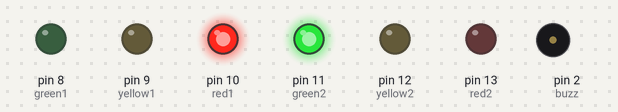
The sketch below on a simulated Arduino Uno, built with avr-gcc and run on an emulated ATmega328P. On the bench: output pins drawn as LEDs (lit = HIGH), buzzer (waves = sounding, pin HIGH).

Above: at 3.5 s.
At 9.5 s:
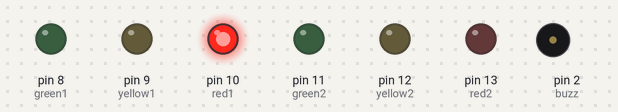
At 14.5 s:
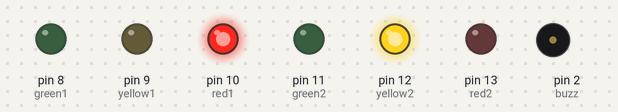
At 21.0 s:
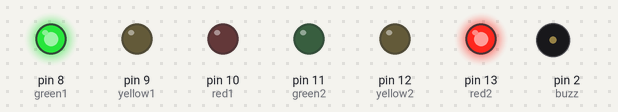
At 26.5 s:
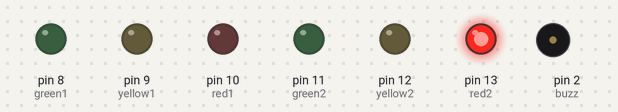
At 33.5 s:
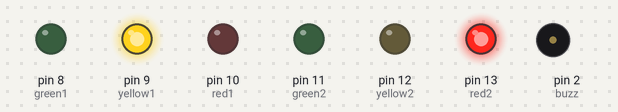
Timing chart, 0 to 45.5 s (numbered marks = the images above):
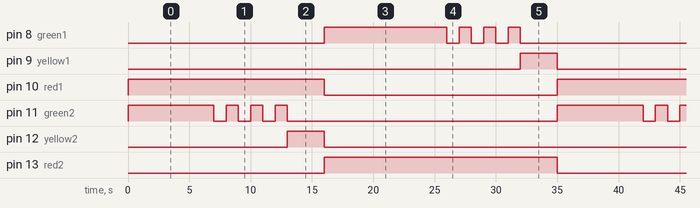

Measured:
- by itself, pin 8 (green1): repeats every 35.0 s: 3 × (LOW 1.0 s, HIGH 1.0 s), LOW 19.0 s, HIGH 10.0 s
- by itself, pin 9 (yellow1), pin 12 (yellow2): alternates HIGH for 3.0 s and LOW for 32.0 s
- by itself, pin 10 (red1): alternates HIGH for 16.0 s and LOW for 19.0 s
- by itself, pin 11 (green2): repeats every 35.0 s: 3 × (LOW 1.0 s, HIGH 1.0 s), LOW 22.0 s, HIGH 7.0 s
- by itself, pin 13 (red2): alternates HIGH for 19.0 s and LOW for 16.0 s

The sketch:

Traffic_Lights.ino
```cpp
// Arduino Two Way Traffic Light by Average Education

// Traffic light one
int red1 = 10;
int yellow1 = 9;
int green1 = 8;

// Traffic light two
int red2 = 13;
int yellow2 = 12;
int green2 = 11;

int buzz = 2;

void setup () {
// Traffic light one
pinMode (red1, OUTPUT);
pinMode (yellow1, OUTPUT);
pinMode (green1, OUTPUT);

// Traffic light two
pinMode (red2, OUTPUT);
pinMode (yellow2, OUTPUT);
pinMode (green2, OUTPUT);

pinMode (buzz, OUTPUT);
}
void loop () {
 changeLights();
}

void changeLights () {
// turns off both yellow and turns on red1 and green2
digitalWrite(yellow1, LOW);
digitalWrite(red1, HIGH);
digitalWrite(yellow2, LOW);
digitalWrite(red2, LOW);
digitalWrite(green2, HIGH);
digitalWrite(green1, LOW);
delay(7000);

digitalWrite(green2, LOW);
delay(1000);
digitalWrite(green2, HIGH);
delay(1000);
digitalWrite(green2, LOW);
delay(1000);
digitalWrite(green2, HIGH);
delay(1000);
digitalWrite(green2, LOW);
delay(1000);
digitalWrite(green2, HIGH);
delay(1000);
digitalWrite(green2, LOW);
digitalWrite(yellow2, HIGH);
delay(3000);
digitalWrite(yellow2, LOW);
digitalWrite(red1, LOW);
digitalWrite(green2, LOW);
digitalWrite(yellow1, LOW);
digitalWrite(green1, HIGH);
digitalWrite(red2, HIGH);

delay(10000);

digitalWrite(green1, LOW);
delay(1000);
digitalWrite(green1, HIGH);
delay(1000);
digitalWrite(green1, LOW);
delay(1000);
digitalWrite(green1, HIGH);
delay(1000);
digitalWrite(green1, LOW);
delay(1000);
digitalWrite(green1, HIGH);
delay(1000);

digitalWrite(green1, LOW);
digitalWrite(yellow1, HIGH);
delay(3000);
// digitalWrite(green1, HIGH);
// digitalWrite(yellow2, LOW);
// digitalWrite(red1, LOW);
}
```
